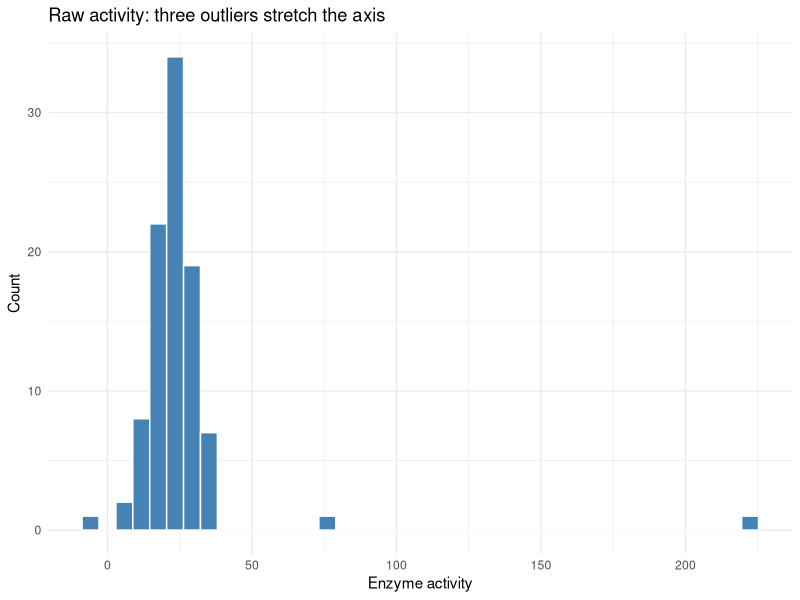
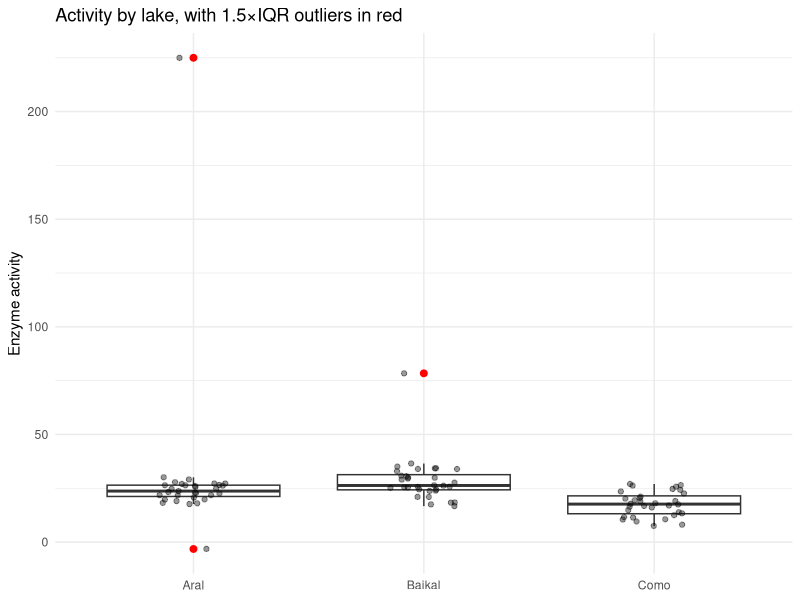
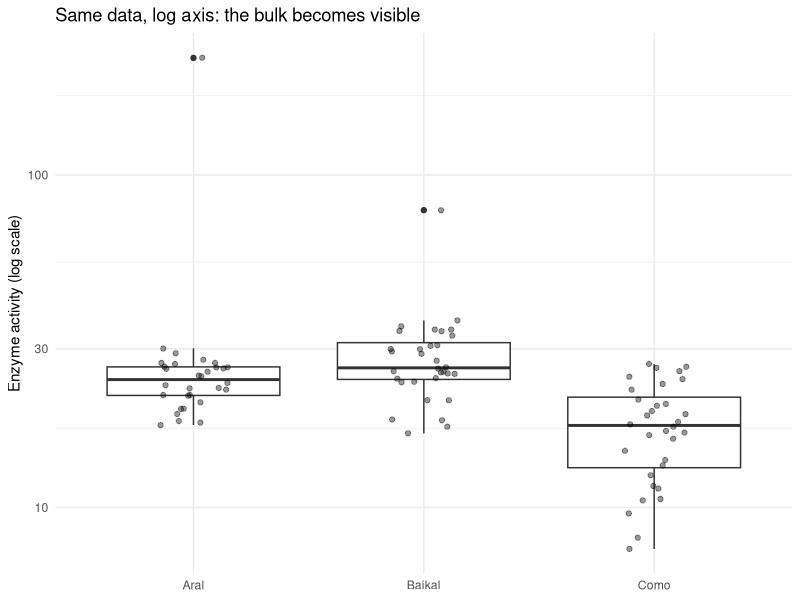
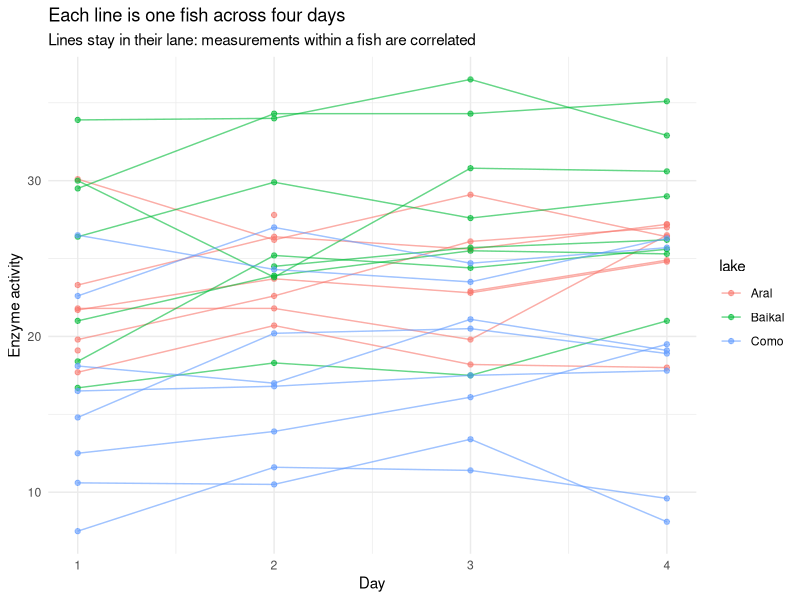

These charts were generated, in order, by the following R code:
## ---- chunk 1
#| message: false
#| warning: false
#| code-fold: true
library(dplyr)
library(tidyr)
library(ggplot2)
library(forcats)
library(stringr)
library(broom)
## ---- chunk 2
#| code-fold: true
#| code-summary: "Simulation code plus introduced errors"
set.seed(42)

n_fish <- 8; n_day <- 4
lakes  <- c("Aral", "Baikal", "Como")

fish_id        <- 1:24
fish_intercept <- rnorm(24, 0, 4)                 # each fish's own baseline
lake_effect    <- c(Aral = 0, Baikal = 3, Como = -2)

dat <- expand.grid(fish = fish_id, day = 1:n_day)
dat$lake     <- lakes[((dat$fish - 1) %/% n_fish) + 1]
dat$activity <- 20 + lake_effect[dat$lake] + fish_intercept[dat$fish] +
                0.8 * dat$day + rnorm(96, 0, 2)
dat$activity <- round(dat$activity, 1)

# --- plant realistic faults ---
dat$activity[10] <- 78.4                 # sensor glitch: impossibly high
dat$activity[55] <- -3.2                 # impossible negative activity
dat$activity[30] <- dat$activity[30] * 10   # unit error (mg vs g)
dat$activity[7]  <- NA                    # missing value
dat$lake[c(3, 40)] <- c("aral", "Baikal ")  # miscoded factor levels

dat <- as_tibble(dat)
dat
## ---- chunk 3
wide <- dat |>
  select(fish, day, activity) |>
  pivot_wider(names_from = day, values_from = activity,
              names_prefix = "day_")
wide
## ---- chunk 4
glimpse(dat)
## ---- chunk 5
dat |>
  summarise(
    n        = n(),
    n_missing = sum(is.na(activity)),
    min      = min(activity, na.rm = TRUE),
    max      = max(activity, na.rm = TRUE),
    median   = median(activity, na.rm = TRUE)
  )
## ---- chunk 6
dat |> count(lake)
## ---- chunk 7
dat <- dat |>
  mutate(
    lake = lake |> str_squish() |> str_to_title(),   # "Baikal " -> "Baikal", "aral" -> "Aral"
    lake = fct_relevel(lake, "Aral", "Baikal", "Como")
  )

dat |> count(lake)
## ---- chunk 8
lake_summary <- dat |>
  group_by(lake) |>
  summarise(
    n        = n(),
    n_fish   = n_distinct(fish),
    n_missing = sum(is.na(activity)),
    mean     = mean(activity, na.rm = TRUE),
    sd       = sd(activity,   na.rm = TRUE),
    median   = median(activity, na.rm = TRUE),
    IQR      = IQR(activity,  na.rm = TRUE)
  )
lake_summary
## ---- chunk 9
ggplot(dat, aes(activity)) +
  geom_histogram(bins = 40, fill = "steelblue", colour = "white") +
  labs(title = "Raw activity: three outliers stretch the axis",
       x = "Enzyme activity", y = "Count") +
  theme_minimal()
## ---- chunk 10
ggplot(dat, aes(lake, activity)) +
  geom_boxplot(outlier.colour = "red", outlier.size = 2) +
  geom_jitter(width = 0.15, alpha = 0.4) +
  labs(title = "Activity by lake, with 1.5×IQR outliers in red",
       x = NULL, y = "Enzyme activity") +
  theme_minimal()
## ---- chunk 11
ggplot(dat, aes(lake, activity)) +
  geom_boxplot() +
  geom_jitter(width = 0.15, alpha = 0.4) +
  scale_y_log10() +
  labs(title = "Same data, log axis: the bulk becomes visible",
       x = NULL, y = "Enzyme activity (log scale)") +
  theme_minimal()
## ---- chunk 12
dat <- dat |>
  mutate(
    med    = median(activity, na.rm = TRUE),
    MADv   = mad(activity,   na.rm = TRUE),
    rob_z  = (activity - med) / MADv,
    is_outlier = abs(rob_z) > 3.5
  )

dat |>
  filter(is_outlier) |>
  select(fish, day, lake, activity, rob_z)
## ---- chunk 13
dat_clean <- dat |>
  mutate(activity = if_else(is_outlier, NA_real_, activity)) |>
  select(fish, day, lake, activity)
## ---- chunk 14
dat_clean |>
  mutate(fish = factor(fish)) |>
  ggplot(aes(day, activity, group = fish, colour = lake)) +
  geom_line(alpha = 0.6) +
  geom_point(alpha = 0.6) +
  labs(title = "Each line is one fish across four days",
       subtitle = "Lines stay in their lane: measurements within a fish are correlated",
       x = "Day", y = "Enzyme activity") +
  theme_minimal()
## ---- chunk 15
dat_clean |>
  select(fish, day, activity) |>
  pivot_wider(names_from = day, values_from = activity,
              names_prefix = "day_") |>
  select(starts_with("day_")) |>
  cor(use = "pairwise.complete.obs") |>
  round(2)
## ---- chunk 16
dat_clean |>
  summarise(
    rows            = n(),
    true_units_fish = n_distinct(fish)
  )
## ---- chunk 17
naive_fit <- lm(activity ~ lake + day, data = dat_clean)

tidy(naive_fit, conf.int = TRUE) |>
  mutate(across(where(is.numeric), \(x) round(x, 3)))
## ---- chunk 18
glance(naive_fit) |>
  select(r.squared, sigma, df, nobs) |>
  mutate(across(where(is.numeric), \(x) round(x, 3)))
